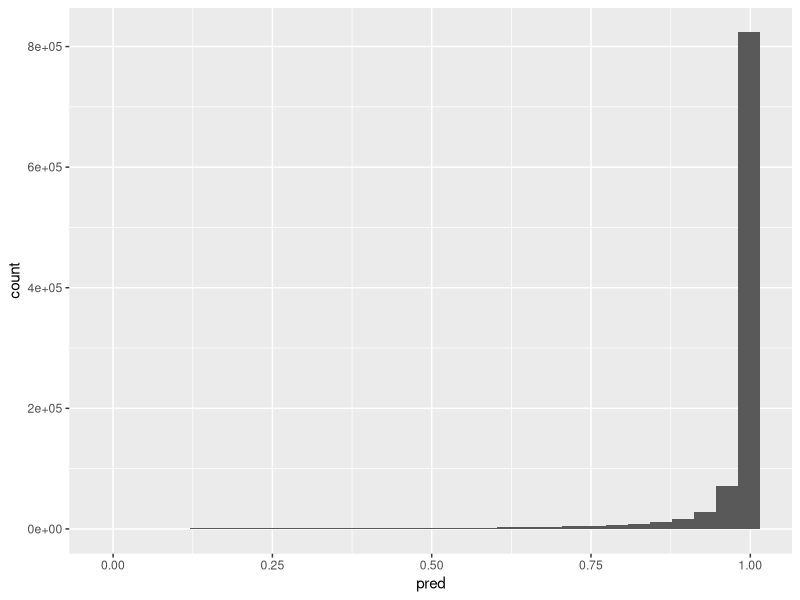

Source code (R):
library(tidyverse)

sample_size = 1000000

df <- data.frame(
  age_first_arrest = sample(8:76, sample_size, replace = TRUE),
  mental_health_level = sample(1:6, sample_size, replace = TRUE),
  gender = sample(0:1, sample_size, replace = TRUE),
  marijuana_conviction = sample(0:1, sample_size, replace = TRUE),
  history_revocations = sample(0:2, sample_size, replace = TRUE),
  age_release = sample(2920:33580, sample_size, replace = TRUE), # Sketchy
  employment_history = sample(0:1, sample_size, replace = TRUE),
  history_drugs_alcohol = sample(0:2, sample_size, replace = TRUE),
  felony_convictions = sample(0:2, sample_size, replace = TRUE),
  crime_type_other = sample(0:1, sample_size, replace = TRUE),
  crime_type_property = sample(0:1, sample_size, replace = TRUE),
  crime_type_sex = sample(0:1, sample_size, replace = TRUE),
  crime_type_sexual_violent = sample(0:1, sample_size, replace = TRUE),
  crime_type_violent = sample(0:1, sample_size, replace = TRUE),
  offender_class = sample(1:22, sample_size, replace = TRUE),
  time_served = sample(0:48, sample_size, replace = TRUE),
  p07_job_placement = sample(0:1, sample_size, replace = TRUE),
  prior_recidivisms = sample(0:5, sample_size, replace = TRUE)
)

institutional_risk_model1 <- function(X) {
  logit <- function(X) {
    -0.5304268 + 
    0.017552*X$age_first_arrest + 
    -0.0415209*X$mental_health_level + 
    0.288077*X$gender + 
    -0.1017762*X$marijuana_conviction + 
    1.070666*X$history_revocations + 
    -0.0005054*X$age_release + 
    0.0000000108*X$age_release^2 + 
    0.1199185*X$employment_history + 
    0.0921725*X$history_drugs_alcohol + 
    0.2977796*X$felony_convictions + 
    0.8565472*X$crime_type_other +
    0.6621011*X$crime_type_property + 
    1.616689*X$crime_type_sex + 
    2.049594*X$crime_type_sexual_violent + 
    1.421824*X$crime_type_violent + 
    0.3183547*X$offender_class + 
    0.0425726*X$time_served + 
    0.3052627*X$p07_job_placement + 
    1.135524*X$prior_recidivisms + 
    -0.0962842*X$prior_recidivisms^2 + 
    0.000000795*X$age_release*X$prior_recidivisms
  }
  risk <- exp(logit(X)) / (1 + exp(logit(X)))
  return(risk)
}


df$pred <- institutional_risk_model1(df)

df %>%
  ggplot(aes(x = pred)) + 
  geom_histogram()

mean(df$pred)
median(df$pred)
sd(df$pred)

